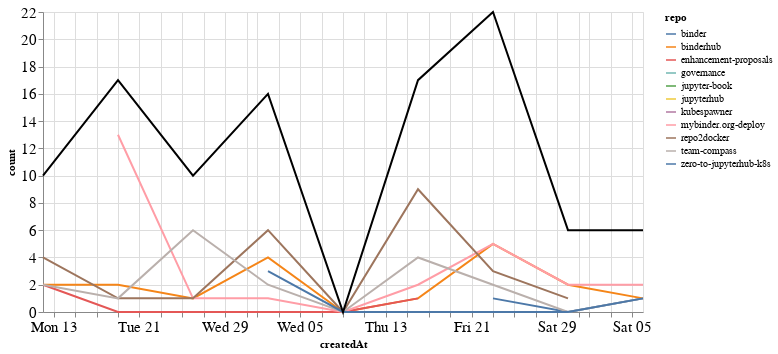

This figure's notebook cell:
### Markdown cell above
## Comments

### Code cell
comments_time = comments.groupby('repo').resample('W', on='createdAt').count()['author'].reset_index()
comments_time = comments_time.rename(columns={'author': 'count'})
comments_time_total = comments_time.groupby('createdAt').agg({"count": "sum"}).reset_index()
ch1 = alt.Chart(comments_time, width=600).mark_line().encode(
    x='createdAt',
    y='count',
    color='repo',
    tooltip="repo"
)

ch2 = alt.Chart(comments_time_total, width=600).mark_line(color="black").encode(
    x='createdAt',
    y='count',
)

ch1 + ch2

### Figure 1 — Vega-Lite specification as saved in the notebook (floating-point values rounded to 4 significant figures)
{"config": {"axisLeft": {"labelFontSize": 15}, "axisBottom": {"labelFontSize": 15}}, "layer": [{"data": {"name": "data-ea0878b60a23b68cca91d0d645b8a146"}, "mark": "line", "encoding": {"color": {"type": "nominal", "field": "repo"}, "tooltip": {"type": "nominal", "field": "repo"}, "x": {"type": "temporal", "field": "createdAt"}, "y": {"type": "quantitative", "field": "count"}}, "width": 600}, {"data": {"name": "data-359e46033064a7410e0ba0ff9ec87987"}, "mark": {"type": "line", "color": "black"}, "encoding": {"x": {"type": "temporal", "field": "createdAt"}, "y": {"type": "quantitative", "field": "count"}}, "width": 600}], "$schema": "https://vega.github.io/schema/vega-lite/v4.8.1.json", "datasets": {"data-ea0878b60a23b68cca91d0d645b8a146": [{"repo": "binder", "createdAt": "2020-08-23T00:00:00", "count": 1}, {"repo": "binder", "createdAt": "2020-08-30T00:00:00", "count": 0}, {"repo": "binder", "createdAt": "2020-09-06T00:00:00", "count": 1}, {"repo": "binderhub", "createdAt": "2020-07-12T00:00:00", "count": 2}, {"repo": "binderhub", "createdAt": "2020-07-19T00:00:00", "count": 2}, {"repo": "binderhub", "createdAt": "2020-07-26T00:00:00", "count": 1}, {"repo": "binderhub", "createdAt": "2020-08-02T00:00:00", "count": 4}, {"repo": "binderhub", "createdAt": "2020-08-09T00:00:00", "count": 0}, {"repo": "binderhub", "createdAt": "2020-08-16T00:00:00", "count": 1}, {"repo": "binderhub", "createdAt": "2020-08-23T00:00:00", "count": 5}, {"repo": "binderhub", "createdAt": "2020-08-30T00:00:00", "count": 2}, {"repo": "binderhub", "createdAt": "2020-09-06T00:00:00", "count": 1}, {"repo": "enhancement-proposals", "createdAt": "2020-07-12T00:00:00", "count": 2}, {"repo": "enhancement-proposals", "createdAt": "2020-07-19T00:00:00", "count": 0}, {"repo": "enhancement-proposals", "createdAt": "2020-07-26T00:00:00", "count": 0}, {"repo": "enhancement-proposals", "createdAt": "2020-08-02T00:00:00", "count": 0}, {"repo": "enhancement-proposals", "createdAt": "2020-08-09T00:00:00", "count": 0}, {"repo": "enhancement-proposals", "createdAt": "2020-08-16T00:00:00", "count": 1}, {"repo": "governance", "createdAt": "2020-08-23T00:00:00", "count": 2}, {"repo": "jupyter-book", "createdAt": "2020-08-30T00:00:00", "count": 1}, {"repo": "jupyterhub", "createdAt": "2020-08-23T00:00:00", "count": 4}, {"repo": "kubespawner", "createdAt": "2020-07-26T00:00:00", "count": 1}, {"repo": "mybinder.org-deploy", "createdAt": "2020-07-19T00:00:00", "count": 13}, {"repo": "mybinder.org-deploy", "createdAt": "2020-07-26T00:00:00", "count": 1}, {"repo": "mybinder.org-deploy", "createdAt": "2020-08-02T00:00:00", "count": 1}, {"repo": "mybinder.org-deploy", "createdAt": "2020-08-09T00:00:00", "count": 0}, {"repo": "mybinder.org-deploy", "createdAt": "2020-08-16T00:00:00", "count": 2}, {"repo": "mybinder.org-deploy", "createdAt": "2020-08-23T00:00:00", "count": 5}, {"repo": "mybinder.org-deploy", "createdAt": "2020-08-30T00:00:00", "count": 2}, {"repo": "mybinder.org-deploy", "createdAt": "2020-09-06T00:00:00", "count": 2}, {"repo": "repo2docker", "createdAt": "2020-07-12T00:00:00", "count": 4}, {"repo": "repo2docker", "createdAt": "2020-07-19T00:00:00", "count": 1}, {"repo": "repo2docker", "createdAt": "2020-07-26T00:00:00", "count": 1}, {"repo": "repo2docker", "createdAt": "2020-08-02T00:00:00", "count": 6}, {"repo": "repo2docker", "createdAt": "2020-08-09T00:00:00", "count": 0}, {"repo": "repo2docker", "createdAt": "2020-08-16T00:00:00", "count": 9}, {"repo": "repo2docker", "createdAt": "2020-08-23T00:00:00", "count": 3}, {"repo": "repo2docker", "createdAt": "2020-08-30T00:00:00", "count": 1}, {"repo": "team-compass", "createdAt": "2020-07-12T00:00:00", "count": 2}, {"repo": "team-compass", "createdAt": "2020-07-19T00:00:00", "count": 1}, {"repo": "team-compass", "createdAt": "2020-07-26T00:00:00", "count": 6}, {"repo": "team-compass", "createdAt": "2020-08-02T00:00:00", "count": 2}, {"repo": "team-compass", "createdAt": "2020-08-09T00:00:00", "count": 0}, {"repo": "team-compass", "createdAt": "2020-08-16T00:00:00", "count": 4}, {"repo": "team-compass", "createdAt": "2020-08-23T00:00:00", "count": 2}, {"repo": "team-compass", "createdAt": "2020-08-30T00:00:00", "count": 0}, {"repo": "team-compass", "createdAt": "2020-09-06T00:00:00", "count": 1}, {"repo": "zero-to-jupyterhub-k8s", "createdAt": "2020-08-02T00:00:00", "count": 3}, {"repo": "zero-to-jupyterhub-k8s", "createdAt": "2020-08-09T00:00:00", "count": 0}, {"repo": "zero-to-jupyterhub-k8s", "createdAt": "2020-08-16T00:00:00", "count": 0}, {"repo": "zero-to-jupyterhub-k8s", "createdAt": "2020-08-23T00:00:00", "count": 0}, {"repo": "zero-to-jupyterhub-k8s", "createdAt": "2020-08-30T00:00:00", "count": 0}, {"repo": "zero-to-jupyterhub-k8s", "createdAt": "2020-09-06T00:00:00", "count": 1}], "data-359e46033064a7410e0ba0ff9ec87987": [{"createdAt": "2020-07-12T00:00:00", "count": 10}, {"createdAt": "2020-07-19T00:00:00", "count": 17}, {"createdAt": "2020-07-26T00:00:00", "count": 10}, {"createdAt": "2020-08-02T00:00:00", "count": 16}, {"createdAt": "2020-08-09T00:00:00", "count": 0}, {"createdAt": "2020-08-16T00:00:00", "count": 17}, {"createdAt": "2020-08-23T00:00:00", "count": 22}, {"createdAt": "2020-08-30T00:00:00", "count": 6}, {"createdAt": "2020-09-06T00:00:00", "count": 6}]}}
